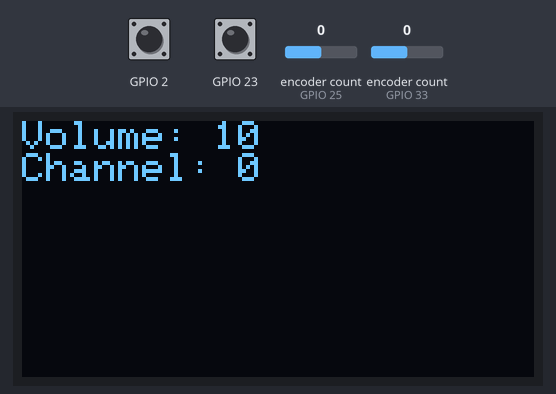
Recording of a sketch running on a simulated ESP32. Shown: 128×64 one-colour display. Inputs (shaded band) come from the test bench; at power-on: encoder count (sensors on GPIO 25, GPIO 33) 0, GPIO 2 HIGH, GPIO 23 HIGH. WiFi joins after 1.5 s; servers stay silent unless stated; I2S audio is not simulated (input reads silence).

Above: at 2.7 s.
2.8 s: encoder count (sensor on GPIO 25) set to 1
At 3.6 s:
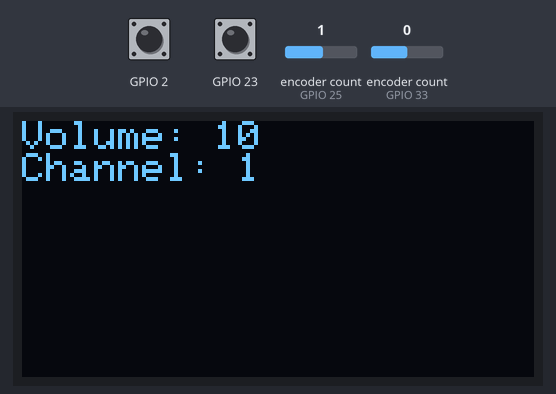
4.3 s: encoder count (sensor on GPIO 33) set to 1
At 5.2 s:
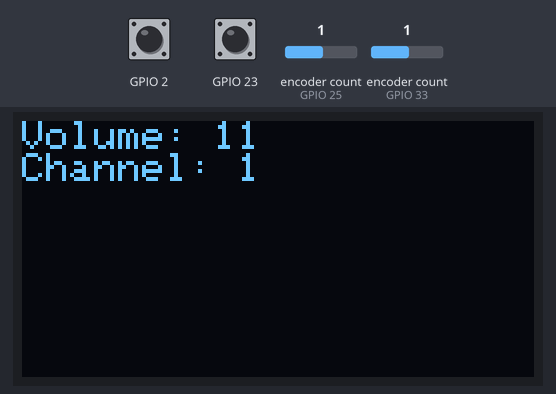
5.8 s: encoder count (sensor on GPIO 25) set to 2
At 6.9 s:
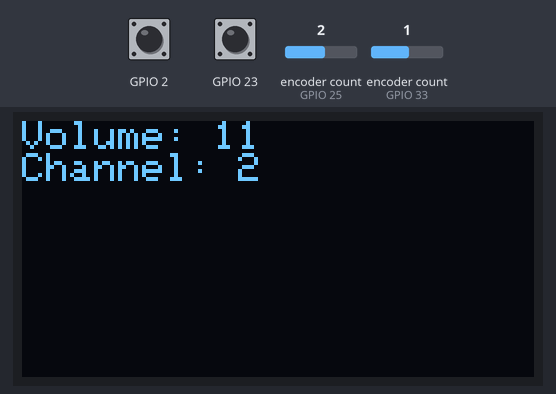
7.3 s: encoder count (sensor on GPIO 33) set to 2
At 8.1 s:
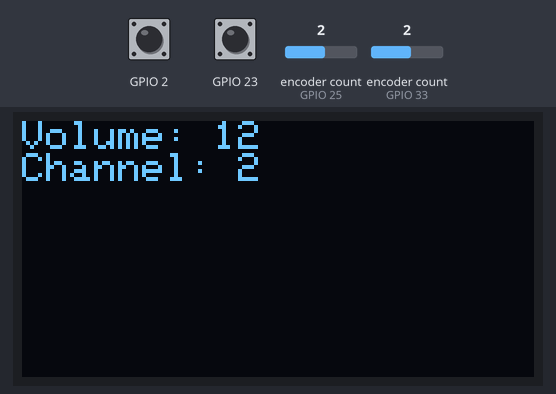
8.8 s: encoder count (sensor on GPIO 25) set to 3
10.3 s: encoder count (sensor on GPIO 33) set to 3
At 11.4 s:
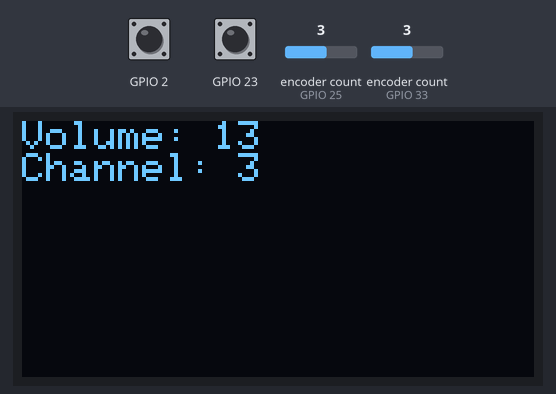
Timing chart, 0 to 12.8 s (numbered marks = the images above; inputs shaded):
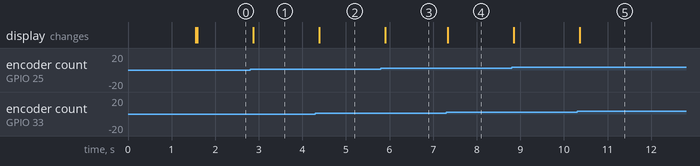

The sketch:

ESP32-framework.ino
```cpp
#include <SimpleRotary.h>
#include <Adafruit_GFX.h>
#include <Adafruit_SH110X.h>
#include <Wire.h>
#include <driver/i2s.h>
#include <math.h>
#include <WiFi.h>

#include "config.h"

#define SCREEN_WIDTH 128
#define SCREEN_HEIGHT 64

Adafruit_SH1106G display(SCREEN_WIDTH, SCREEN_HEIGHT, &Wire, -1);
SimpleRotary VolumeSelector(33, 4, 23);
SimpleRotary ChannelSelector(25, 32, 2);

volatile byte VolumeChange = 0, VolumePush = 0;
volatile byte ChannelChange = 0, ChannelPush = 0;

int beepVolume = 10;
int channel = 0;

void encoderTask(void *pvParameters) {
  for (;;) {
    byte vol_rotate_event = VolumeSelector.rotate();
    if (vol_rotate_event != 0) VolumeChange = vol_rotate_event;
    byte chan_rotate_event = ChannelSelector.rotate();
    if (chan_rotate_event != 0) ChannelChange = chan_rotate_event;
    byte vol_push_event = VolumeSelector.pushType(200);
    if (vol_push_event != 0) VolumePush = vol_push_event;
    byte chan_push_event = ChannelSelector.pushType(200);
    if (chan_push_event != 0) ChannelPush = chan_push_event;
    vTaskDelay(pdMS_TO_TICKS(5));
  }
}

void setup() {
  Serial.begin(115200);

  WiFi.begin(WIFI_SSID, WIFI_PASSWORD);
  while (WiFi.status() != WL_CONNECTED) {
    delay(500);
  }

  display.begin(0x3C, true);
  display.clearDisplay();
  display.setTextSize(1);
  display.setTextColor(SH110X_WHITE);
  display.setCursor(0, 0);
  display.println("ESP32 Framework");
  display.display();

  i2s_config_t i2s_config = {
    .mode = (i2s_mode_t)(I2S_MODE_MASTER | I2S_MODE_TX),
    .sample_rate = 44100,
    .bits_per_sample = I2S_BITS_PER_SAMPLE_16BIT,
    .channel_format = I2S_CHANNEL_FMT_ONLY_LEFT,
    .communication_format = I2S_COMM_FORMAT_STAND_I2S,
    .intr_alloc_flags = 0,
    .dma_buf_count = 8,
    .dma_buf_len = 64,
    .use_apll = false,
    .tx_desc_auto_clear = true,
    .fixed_mclk = 0
  };
  i2s_pin_config_t pin_config = {
    .bck_io_num = I2S_BCLK_PIN,
    .ws_io_num = I2S_LRCLK_PIN,
    .data_out_num = I2S_DOUT_PIN,
    .data_in_num = I2S_PIN_NO_CHANGE
  };
  i2s_driver_install(I2S_NUM_0, &i2s_config, 0, NULL);
  i2s_set_pin(I2S_NUM_0, &pin_config);

  xTaskCreatePinnedToCore(encoderTask, "Encoder", 2048, NULL, 3, NULL, 1);
}

void loop() {
  byte localVolChange = VolumeChange;
  byte localVolPush = VolumePush;
  byte localChanChange = ChannelChange;
  byte localChanPush = ChannelPush;

  if (localVolChange != 0) VolumeChange = 0;
  if (localVolPush != 0) VolumePush = 0;
  if (localChanChange != 0) ChannelChange = 0;
  if (localChanPush != 0) ChannelPush = 0;

  if (localVolChange != 0) {
    beepVolume += (localVolChange == 1) ? 1 : -1;
    beepVolume = constrain(beepVolume, 0, 20);
  }
  if (localChanChange != 0) {
    channel += (localChanChange == 1) ? 1 : -1;
  }
  if (localVolPush == 1) {
    playBeep(1000, 100);
  }
  if (localChanPush == 1) {
    playBeep(600, 100);
  }

  display.clearDisplay();
  display.setCursor(0, 0);
  display.print("Volume: ");
  display.println(beepVolume);
  display.print("Channel: ");
  display.println(channel);
  display.display();

  delay(50);
}

void playBeep(int freq, int duration_ms) {
  long amplitude = map(beepVolume, 0, 20, 0, 25000);
  const int sampleRate = 44100;
  int samples = sampleRate * duration_ms / 1000;
  size_t bytes_written;
  for (int i = 0; i < samples; i++) {
    int16_t sample = (int16_t)(sin(2 * PI * freq * i / sampleRate) * amplitude);
    i2s_write(I2S_NUM_0, &sample, sizeof(sample), &bytes_written, portMAX_DELAY);
  }
}
```

config.h
```cpp
#ifndef CONFIG_H
#define CONFIG_H

// I2S pins for MAX98357A audio output
#define I2S_BCLK_PIN  17
#define I2S_LRCLK_PIN 16
#define I2S_DOUT_PIN  27

// WiFi credentials
#define WIFI_SSID     "your_wifi_ssid"
#define WIFI_PASSWORD "your_wifi_password"

#endif // CONFIG_H
```

Measured:
- after the input at 2.8 s, the display: changes after 0.07 s (image 1)
- after the input at 4.3 s, the display: changes after 0.08 s (image 2)
- after the input at 5.8 s, the display: changes after 0.10 s (image 3)
- after the input at 7.3 s, the display: changes at once (image 4)
- after the input at 10.3 s, the display: changes after 0.06 s (image 5)
